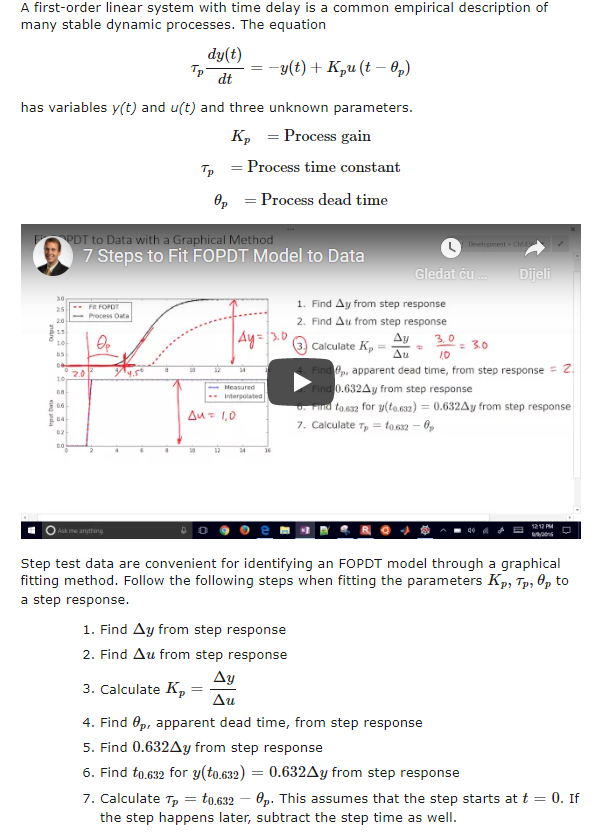
#> input picture I parcijala/Gas/Medin/Diferencijalna jednacina FOPDT.png, 600 x 833 px, found by its file name; its folder holds only this picture in this run
$ python medin.py
#> lines starting #> are read from the running program, lines starting #| are printed output that depends on the picture
#importing the libraries
import os
import cv2
import numpy as np
import matplotlib.pyplot as plt
#setting the path to the directory containing the pics
path = r'C:\Users\HP\Documents\Py Programs\FAJLOVI ISPIT IIS\seminarski 2\Medin'
#appending the pics to the training data list
training_data = []
for img in os.listdir(path):
    pic = cv2.imread(os.path.join(path,img))
#> pic is the input picture: shape (833, 600, 3); mean B, G, R 235.2, 234.9, 235.4
    pic = cv2.cvtColor(pic,cv2.COLOR_BGR2RGB)
    pic = cv2.resize(pic,(80,80))
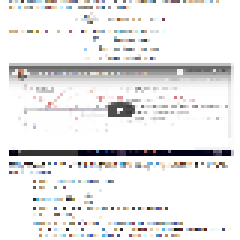
#> pic: shape (80, 80, 3) (shown 3 times larger); mean R, G, B 233.6, 232.9, 233.3
    training_data.append([pic])
#converting the list to numpy array and saving it to a file using #numpy.save
np.save(os.path.join(path,'features.npy'),np.array(training_data))
#loading the saved file once again
saved = np.load(os.path.join(path,'features.npy'))
#plt.imshow(saved[0].reshape(80,80,3))
#plt.imshow(np.array(training_data[0]).reshape(80,80,3))
#plt.show()

$ run again, on I parcijala/Gas/Medin/Objasnjenje velicina.png
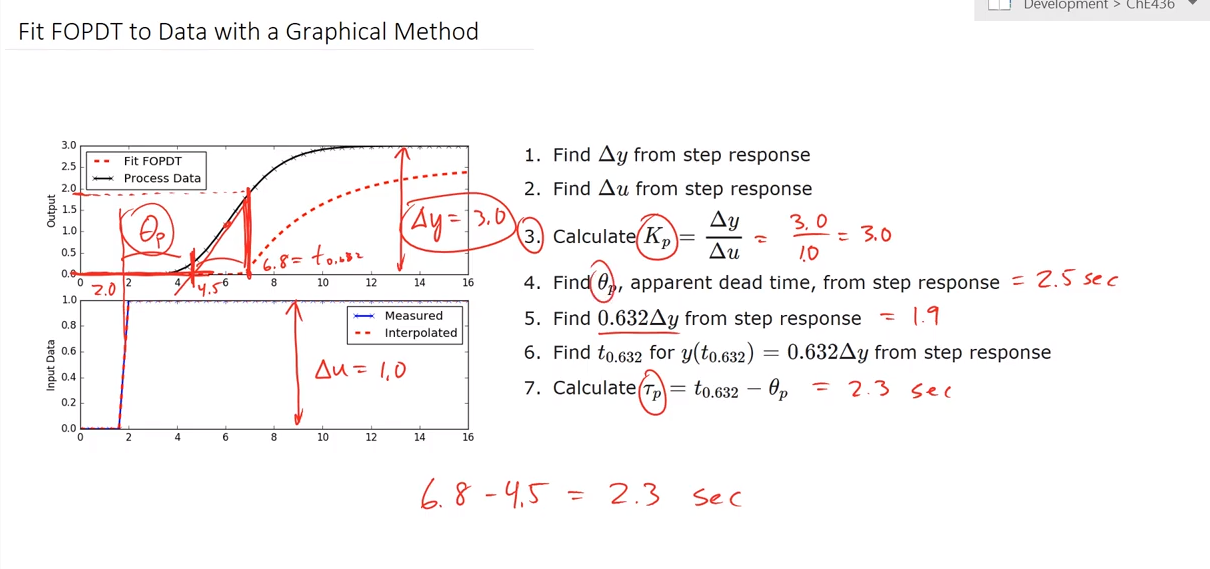
#> input picture I parcijala/Gas/Medin/Objasnjenje velicina.png, 1210 x 569 px, found by its file name
#> pic is the input picture: shape (569, 1210, 3); mean B, G, R 246.9, 246.9, 249
#> `pic = cv2.resize(pic,(80,80))`:
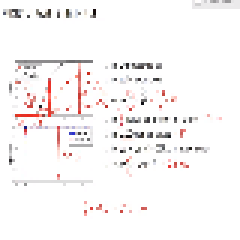
#> pic: shape (80, 80, 3) (shown 3 times larger); mean R, G, B 248.2, 245.5, 245.5

$ run again, on I parcijala/Gas/Medin/PID.png
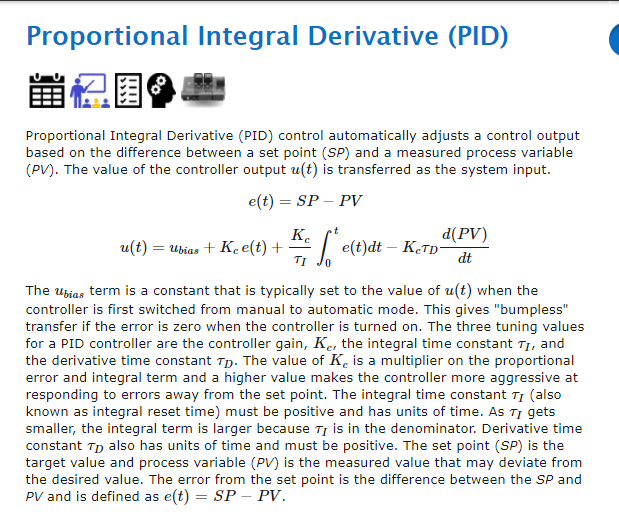
#> input picture I parcijala/Gas/Medin/PID.png, 619 x 512 px, found by its file name
#> pic is the input picture: shape (512, 619, 3); mean B, G, R 237.5, 236.4, 235.4
#> `pic = cv2.resize(pic,(80,80))`:
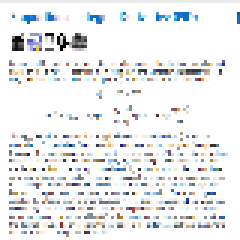
#> pic: shape (80, 80, 3) (shown 3 times larger); mean R, G, B 235.6, 236.8, 238.1

$ run again, on I parcijala/Gas/Medin/Tank balans.png
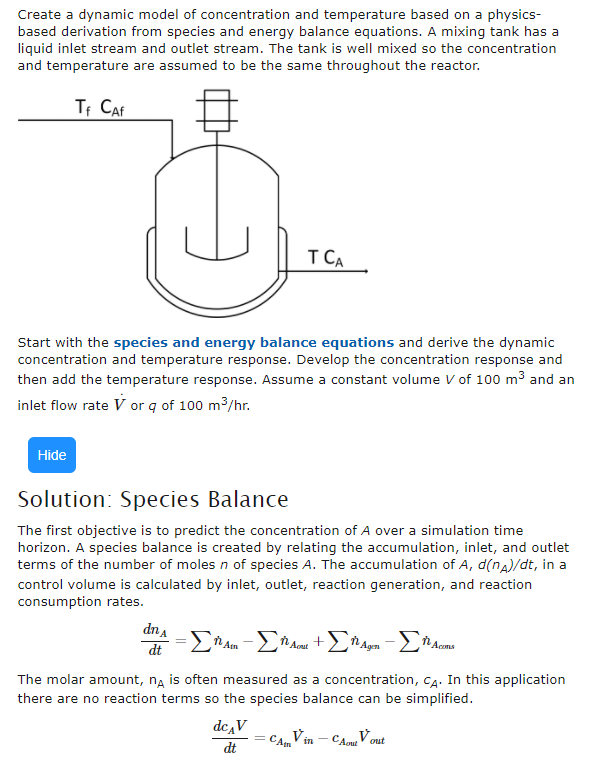
#> input picture I parcijala/Gas/Medin/Tank balans.png, 597 x 772 px, found by its file name
#> pic is the input picture: shape (772, 597, 3); mean B, G, R 245, 244.4, 243.8
#> `pic = cv2.resize(pic,(80,80))`:
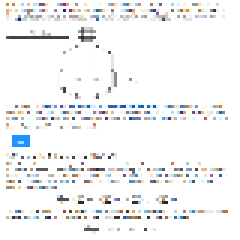
#> pic: shape (80, 80, 3) (shown 3 times larger); mean R, G, B 242.9, 243.4, 244
